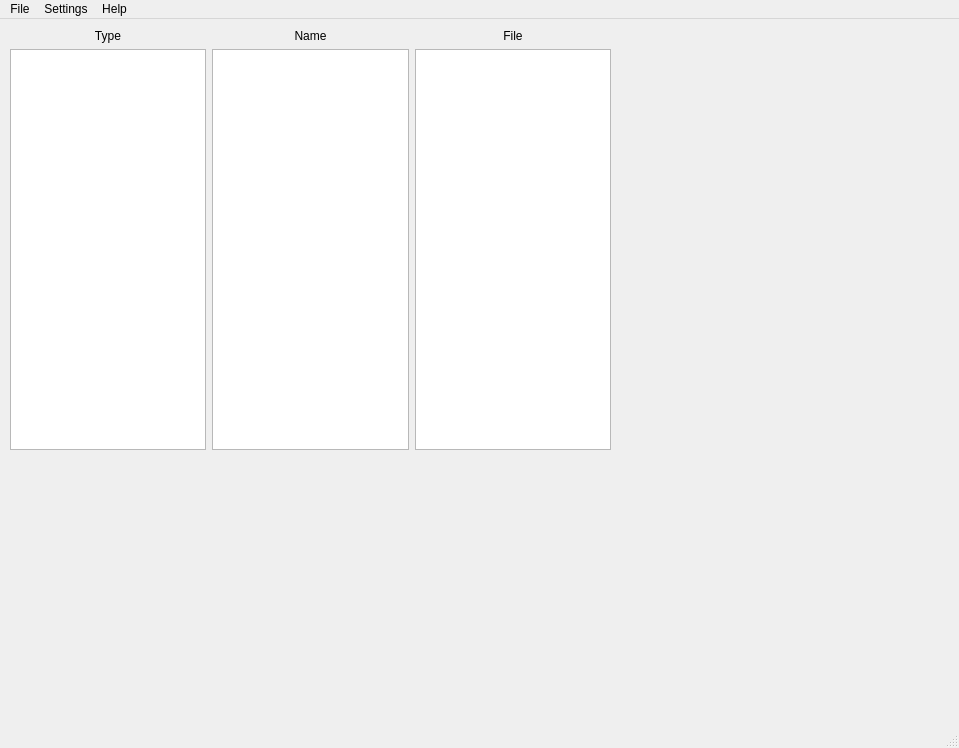
<?xml version="1.0" encoding="UTF-8"?>
<ui version="4.0">
 <class>MainWindow</class>
 <widget class="QMainWindow" name="MainWindow">
  <property name="geometry">
   <rect>
    <x>0</x>
    <y>0</y>
    <width>959</width>
    <height>748</height>
   </rect>
  </property>
  <property name="windowTitle">
   <string>MainWindow</string>
  </property>
  <widget class="QWidget" name="centralwidget">
   <widget class="QWidget" name="horizontalLayoutWidget">
    <property name="geometry">
     <rect>
      <x>10</x>
      <y>10</y>
      <width>601</width>
      <height>421</height>
     </rect>
    </property>
    <layout class="QHBoxLayout" name="horizontalLayout">
     <item>
      <layout class="QVBoxLayout" name="verticalLayout">
       <item>
        <widget class="QLabel" name="label">
         <property name="maximumSize">
          <size>
           <width>16777215</width>
           <height>25</height>
          </size>
         </property>
         <property name="layoutDirection">
          <enum>Qt::LayoutDirection::LeftToRight</enum>
         </property>
         <property name="text">
          <string>Type</string>
         </property>
         <property name="alignment">
          <set>Qt::AlignmentFlag::AlignCenter</set>
         </property>
        </widget>
       </item>
       <item>
        <widget class="QListWidget" name="lw_asset_type"/>
       </item>
      </layout>
     </item>
     <item>
      <layout class="QVBoxLayout" name="verticalLayout_2">
       <item>
        <widget class="QLabel" name="label_2">
         <property name="maximumSize">
          <size>
           <width>16777215</width>
           <height>25</height>
          </size>
         </property>
         <property name="layoutDirection">
          <enum>Qt::LayoutDirection::LeftToRight</enum>
         </property>
         <property name="text">
          <string>Name</string>
         </property>
         <property name="alignment">
          <set>Qt::AlignmentFlag::AlignCenter</set>
         </property>
        </widget>
       </item>
       <item>
        <widget class="QListWidget" name="lw_asset_name"/>
       </item>
      </layout>
     </item>
     <item>
      <layout class="QVBoxLayout" name="verticalLayout_3">
       <item>
        <widget class="QLabel" name="label_3">
         <property name="maximumSize">
          <size>
           <width>16777215</width>
           <height>25</height>
          </size>
         </property>
         <property name="layoutDirection">
          <enum>Qt::LayoutDirection::LeftToRight</enum>
         </property>
         <property name="text">
          <string>File</string>
         </property>
         <property name="alignment">
          <set>Qt::AlignmentFlag::AlignCenter</set>
         </property>
        </widget>
       </item>
       <item>
        <widget class="QListWidget" name="listWidget_3"/>
       </item>
      </layout>
     </item>
    </layout>
   </widget>
  </widget>
  <widget class="QMenuBar" name="menubar">
   <property name="geometry">
    <rect>
     <x>0</x>
     <y>0</y>
     <width>959</width>
     <height>33</height>
    </rect>
   </property>
   <widget class="QMenu" name="menuFile">
    <property name="title">
     <string>File</string>
    </property>
   </widget>
   <widget class="QMenu" name="menuSettings">
    <property name="title">
     <string>Settings</string>
    </property>
   </widget>
   <widget class="QMenu" name="menuHelp">
    <property name="title">
     <string>Help</string>
    </property>
   </widget>
   <addaction name="menuFile"/>
   <addaction name="menuSettings"/>
   <addaction name="menuHelp"/>
  </widget>
  <widget class="QStatusBar" name="statusbar"/>
 </widget>
 <resources/>
 <connections/>
</ui>
